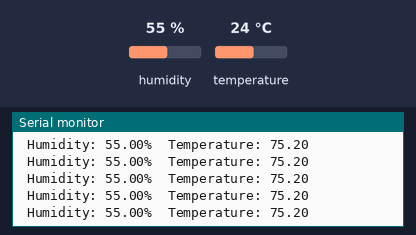
A sketch run on a simulated Arduino Uno, built with avr-gcc and run on an emulated ATmega328P. On the bench: the last lines printed to the serial monitor. The test bench sets the inputs (shaded band); at power-on: temperature 24 °C, humidity 55 %.

Above: at 2.8 s.
2.9 s: temperature set to 41 °C
At 4.32 s:
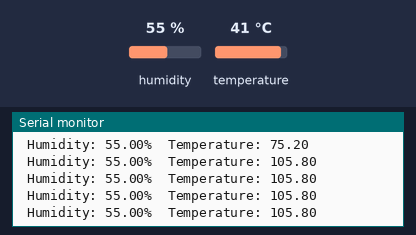
9.0 s: humidity set to 22 %
At 10.28 s:
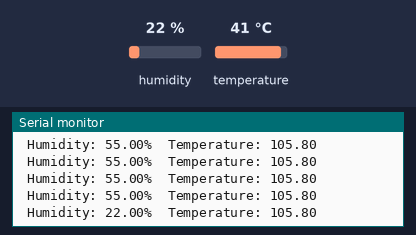
15.1 s: humidity set to 40 %
At 15.15 s:
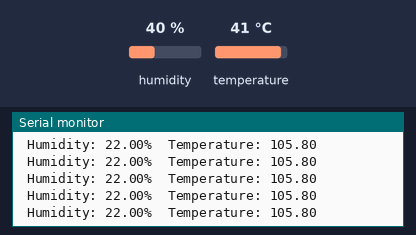
21.2 s: temperature set to 12 °C
At 21.23 s:
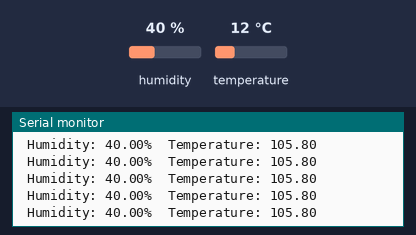
Timing chart, 0 to 24.2 s (numbered marks = the images above; inputs shaded):
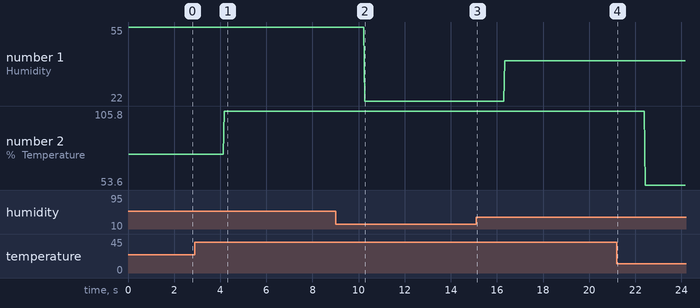

Measured:
- after the input at 2.9 s, the serial monitor: prints a new line after 1.3 s (image 1)
- after the input at 9.0 s, the serial monitor: prints a new line after 1.3 s (image 2)
- plotted number 1: 55 → 22 after the input at 9.0 s, 22 → 40 after the input at 15.1 s
- plotted number 2: 75.2 → 105.8 after the input at 2.9 s, 105.8 → 53.6 after the input at 21.2 s

The sketch:

TempHum.ino
```cpp
#include "DHT.h"
#define DHTPIN 2
#define DHTTYPE DHT11

DHT dht(DHTPIN, DHTTYPE);

void setup() {
  // put your setup code here, to run once:
  Serial.begin(9600);
  dht.begin();
}

void loop() {
  // put your main code here, to run repeatedly:
    float h = dht.readHumidity();
    float f = dht.readTemperature(true);
    if (isnan(h) || isnan(f)) {
      Serial.println(F("Failed to read from DHT sensor!"));
      return;
    }
    Serial.print(F(" Humidity: "));
    Serial.print(h);
    Serial.print(F("%  Temperature: "));
    Serial.print(f);
    Serial.print("\n");
}
```
